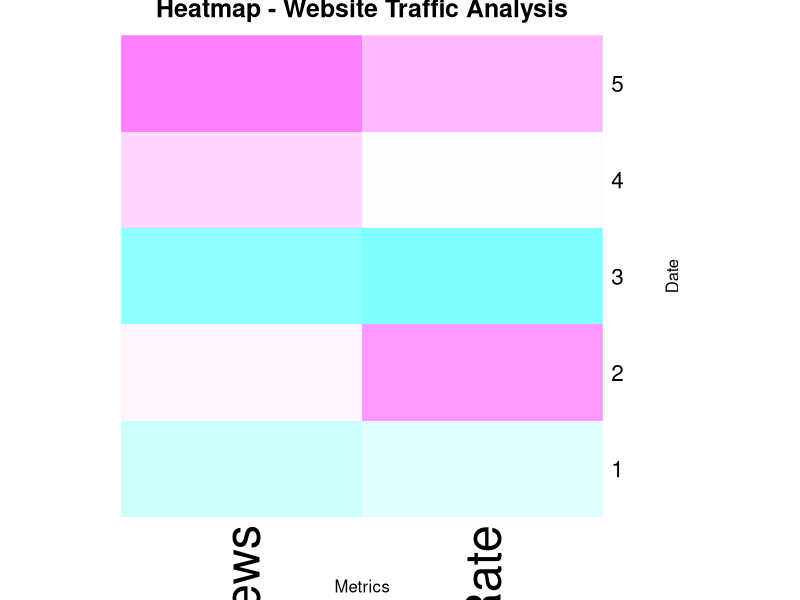

R code for this plot:
# Provided data
traffic_data <- data.frame(
  Date = as.Date(c('2023-01-01', '2023-01-02', '2023-01-03', '2023-01-04', '2023-01-05')),
  Page_Views = c(1500, 1600, 1400, 1650, 1800),
  Click_through_Rate = c(2.3, 2.7, 2.0, 2.4, 2.6)
)

# Convert Click-through Rate to numeric
traffic_data$Click_through_Rate <- as.numeric(sub("%", "", traffic_data$Click_through_Rate))

heatmap(as.matrix(traffic_data[, c("Page_Views", "Click_through_Rate")]),
        Rowv = NA, Colv = NA,
        col = cm.colors(256),
        scale = "column",
        main = "Heatmap - Website Traffic Analysis",
        xlab = "Metrics", ylab = "Date")


